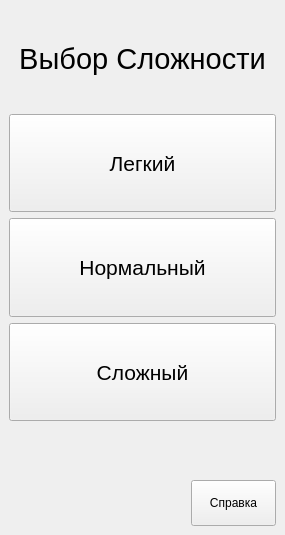
<?xml version="1.0" encoding="UTF-8"?>
<ui version="4.0">
 <class>Choose_difficulty</class>
 <widget class="QMainWindow" name="Choose_difficulty">
  <property name="geometry">
   <rect>
    <x>0</x>
    <y>0</y>
    <width>285</width>
    <height>535</height>
   </rect>
  </property>
  <property name="windowTitle">
   <string>MainWindow</string>
  </property>
  <widget class="QWidget" name="centralwidget">
   <layout class="QVBoxLayout" name="verticalLayout">
    <item>
     <layout class="QVBoxLayout" name="verticalLayout_2">
      <item>
       <widget class="QLabel" name="label">
        <property name="font">
         <font>
          <pointsize>22</pointsize>
         </font>
        </property>
        <property name="text">
         <string>Выбор Сложности</string>
        </property>
        <property name="alignment">
         <set>Qt::AlignCenter</set>
        </property>
       </widget>
      </item>
     </layout>
    </item>
    <item>
     <widget class="QPushButton" name="easy">
      <property name="sizePolicy">
       <sizepolicy hsizetype="Preferred" vsizetype="Preferred">
        <horstretch>0</horstretch>
        <verstretch>0</verstretch>
       </sizepolicy>
      </property>
      <property name="font">
       <font>
        <pointsize>16</pointsize>
       </font>
      </property>
      <property name="text">
       <string>Легкий</string>
      </property>
      <property name="checkable">
       <bool>false</bool>
      </property>
      <property name="autoDefault">
       <bool>false</bool>
      </property>
     </widget>
    </item>
    <item>
     <widget class="QPushButton" name="normal">
      <property name="sizePolicy">
       <sizepolicy hsizetype="Preferred" vsizetype="Preferred">
        <horstretch>0</horstretch>
        <verstretch>0</verstretch>
       </sizepolicy>
      </property>
      <property name="font">
       <font>
        <pointsize>16</pointsize>
       </font>
      </property>
      <property name="text">
       <string>Нормальный</string>
      </property>
      <property name="checkable">
       <bool>false</bool>
      </property>
      <property name="autoDefault">
       <bool>false</bool>
      </property>
     </widget>
    </item>
    <item>
     <widget class="QPushButton" name="Hard">
      <property name="sizePolicy">
       <sizepolicy hsizetype="Preferred" vsizetype="Preferred">
        <horstretch>0</horstretch>
        <verstretch>0</verstretch>
       </sizepolicy>
      </property>
      <property name="font">
       <font>
        <pointsize>16</pointsize>
       </font>
      </property>
      <property name="text">
       <string>Сложный</string>
      </property>
      <property name="checkable">
       <bool>false</bool>
      </property>
      <property name="autoDefault">
       <bool>false</bool>
      </property>
     </widget>
    </item>
    <item>
     <layout class="QHBoxLayout" name="horizontalLayout">
      <item>
       <widget class="QLabel" name="label_null3">
        <property name="text">
         <string/>
        </property>
       </widget>
      </item>
      <item>
       <widget class="QLabel" name="label_null2">
        <property name="text">
         <string/>
        </property>
       </widget>
      </item>
      <item>
       <layout class="QVBoxLayout" name="verticalLayout_3">
        <item>
         <widget class="QLabel" name="label_null">
          <property name="text">
           <string/>
          </property>
         </widget>
        </item>
        <item>
         <widget class="QPushButton" name="help">
          <property name="sizePolicy">
           <sizepolicy hsizetype="Minimum" vsizetype="Preferred">
            <horstretch>0</horstretch>
            <verstretch>0</verstretch>
           </sizepolicy>
          </property>
          <property name="text">
           <string>Справка</string>
          </property>
         </widget>
        </item>
       </layout>
      </item>
     </layout>
    </item>
   </layout>
  </widget>
 </widget>
 <resources/>
 <connections/>
</ui>
